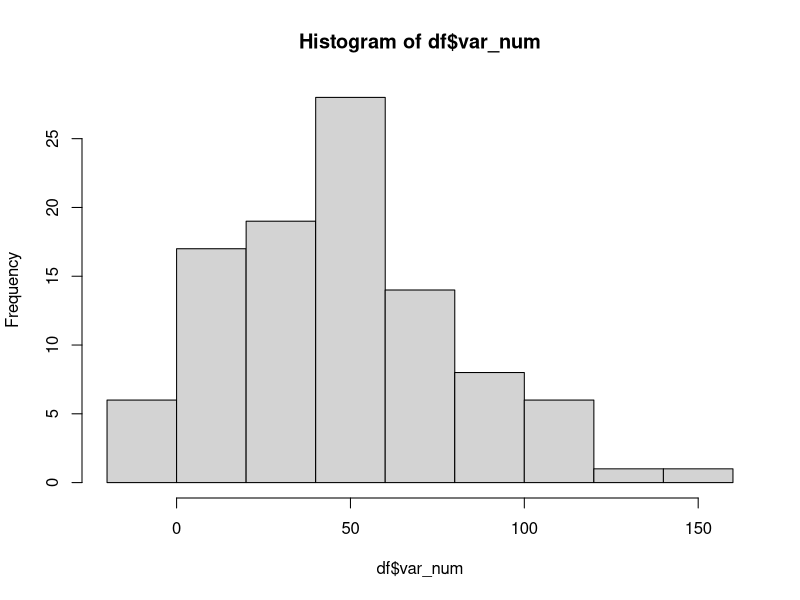
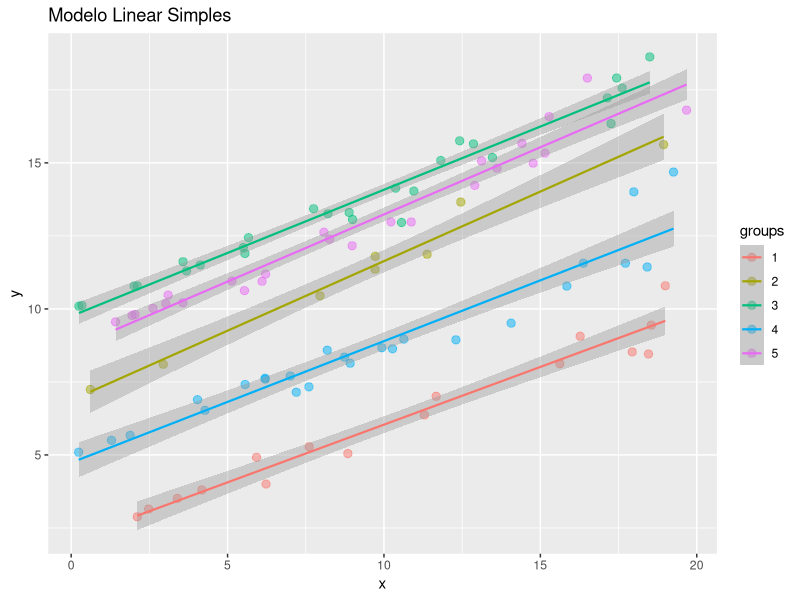
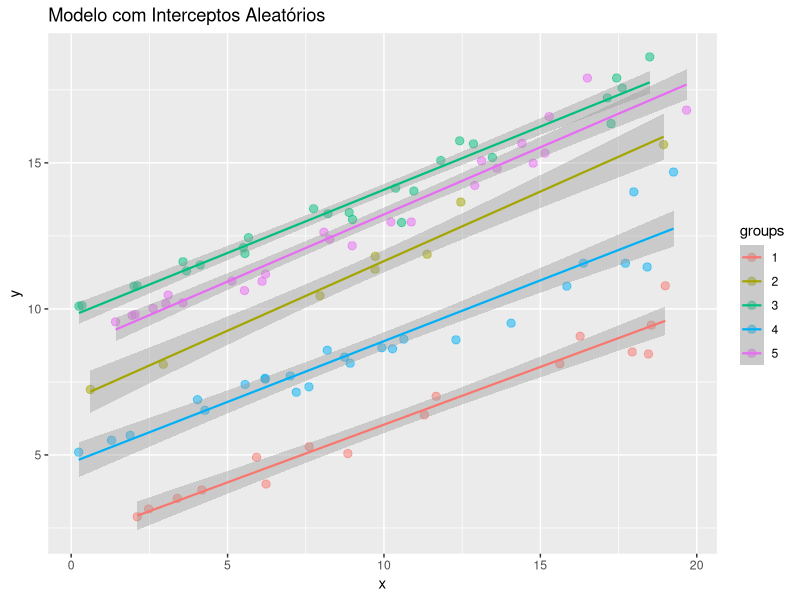
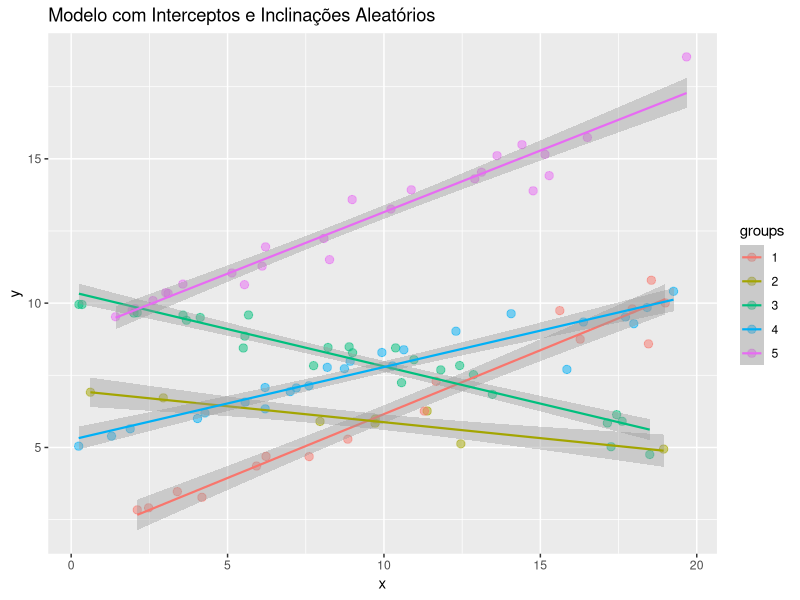
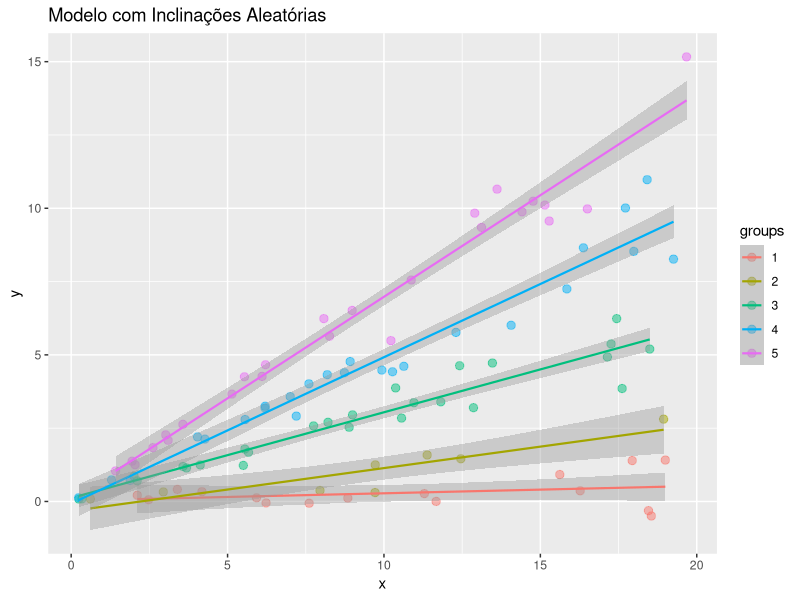
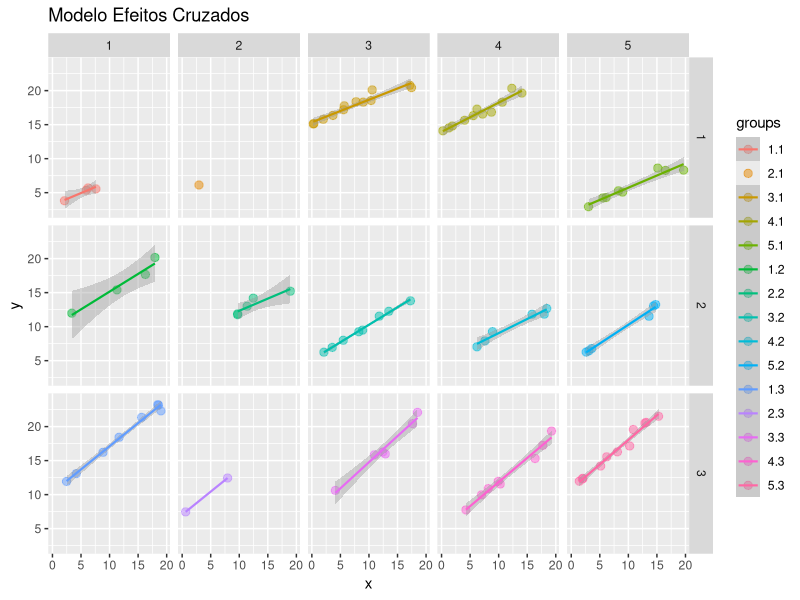
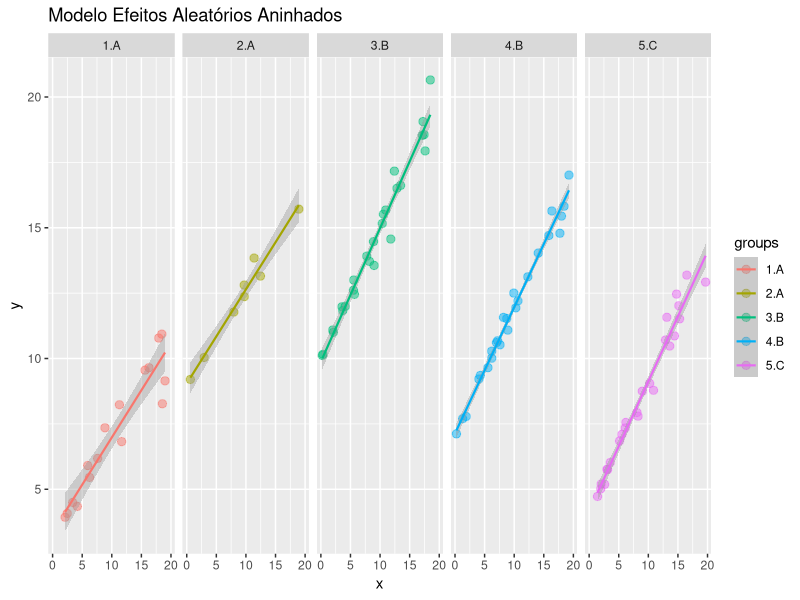

Recreate these plots in R, in order.
## ---- chunk 1
library(readxl) #Importar arquvios excel ==> read_excel(".xlsx)
library(dplyr)
library(tidyr) #manipulação de dados #pivot_longer
library(tibble) #manipulação de dados
library(broom) #tem a ver com a bibli tidy()

library(ggplot2) # para plotar graficos

## ---- chunk 2
tamanho_amostra = 100
## ---- chunk 3
# Tamanho da amostra
n = tamanho_amostra / 2

# Criando uma coluna de desfecho (não/sim)
desfecho = c(rep("não", n), rep("sim", n))

# Filtros para separar os grupos
filtro_nao = desfecho == "não"
filtro_sim = desfecho == "sim"

# Criando um DataFrame vazio com a coluna 'desfecho'
df = data.frame(desfecho = desfecho)

cbind(n = table(df$desfecho), prop = prop.table(table(df$desfecho)))
## ---- chunk 4
tabela <- function(coluna){
  nome_coluna <- deparse(substitute(coluna))
  resultado <- cbind(n = table(coluna), prop = prop.table(table(coluna)))
  cat("Nome da coluna:", nome_coluna, "\n")
  resultado
}

# TESTANDO
# Substitua `df$desfecho` pelo nome real do dataframe e coluna que você está usando.
tabela(df$desfecho)

## ---- chunk 5
# Desfecho numerico
df$desfecho_num = NA
df$desfecho_num[filtro_nao] = round(rnorm(n, mean = 30, sd = 40))
df$desfecho_num[filtro_sim] = round(rnorm(n, mean = 60, sd = 40))

# Idade
df$idade = NA
df$idade[filtro_nao] = round(rnorm(n, mean = 30, sd = 10))
df$idade[filtro_sim] = round(rnorm(n, mean = 60, sd = 40))

df$terceira_idade = ifelse(df$idade >= 65, 1, 0)
df$idade_media = ifelse(df$idade >= mean(df$idade), 1, 0)

# Altura
df$altura = NA
df$altura[filtro_nao] = rpois(n, 150)
df$altura[filtro_sim] = rpois(n, 180)
df$altura = df$altura/100

df$alto = ifelse(df$altura >= 1.8, 1, 0)
df$alto_media = ifelse(df$altura >= mean(df$altura), 1, 0)

# Peso
df$peso = NA
df$peso[filtro_nao] = round(rnorm(n, mean = 50, sd = 20))
df$peso[filtro_sim] = round(rnorm(n, mean = 80, sd = 20))

df$peso_media = ifelse(df$peso >= mean(df$peso), 1, 0)

df$imc = df$peso / (df$altura^2)
df$obeso = ifelse(df$imc >= 35, 1, 0)

# Preenchendo os dados categóricos
df$genero = NA
df$genero[filtro_nao] = sample(c("F", "M"), size = n, replace = TRUE, prob = c(0.7, 0.3))
df$genero[filtro_sim] = sample(c("F", "M"), size = n, replace = TRUE, prob = c(0.4, 0.6))
tabela(df$genero)

df$genero_pcr = NA
df$genero_pcr[filtro_nao] = sample(c("F", "M"), size = n, replace = TRUE, prob = c(0.7, 0.3))
df$genero_pcr[filtro_sim] = sample(c("F", "M"), size = n, replace = TRUE, prob = c(0.4, 0.6))
tabela(df$genero_pcr)

df$tabagismo = NA
df$tabagismo[filtro_nao] = sample(c("não", "sim"), size = n, replace = TRUE, prob = c(0.4, 0.6))
df$tabagismo[filtro_sim] = sample(c("não", "sim"), size = n, replace = TRUE, prob = c(0.3, 0.7))
tabela(df$tabagismo)

df$avc_previo = NA
df$avc_previo[filtro_nao] = sample(c("não", "sim"), size = n, replace = TRUE, prob = c(0.3, 0.7))
df$avc_previo[filtro_sim] = sample(c("não", "sim"), size = n, replace = TRUE, prob = c(0.5, 0.5))
tabela(df$avc_previo)

df$hipo = NA
df$hipo[filtro_nao] = sample(c("não", "sim"), size = n, replace = TRUE, prob = c(0.2, 0.8))
df$hipo[filtro_sim] = sample(c("não", "sim"), size = n, replace = TRUE, prob = c(0.3, 0.7))
tabela(df$hipo)

df$has = NA
df$has[filtro_nao] = sample(c("não", "sim"), size = n, replace = TRUE, prob = c(0.5, 0.5))
df$has[filtro_sim] = sample(c("não", "sim"), size = n, replace = TRUE, prob = c(0.2, 0.8))
tabela(df$has)

df$dm = NA
df$dm[filtro_nao] = sample(c("não", "sim"), size = n, replace = TRUE, prob = c(0.8, 0.2))
df$dm[filtro_sim] = sample(c("não", "sim"), size = n, replace = TRUE, prob = c(0.3, 0.7))
tabela(df$dm)

df$doenca_cardiaca = NA
df$doenca_cardiaca[filtro_nao] = sample(c("não", "sim"), size = n, replace = TRUE, prob = c(0.2, 0.8))
df$doenca_cardiaca[filtro_sim] = sample(c("não", "sim"), size = n, replace = TRUE, prob = c(0.6, 0.4))
tabela(df$doenca_cardiaca)

df$asa = NA
df$asa[filtro_nao] = sample(c("1", "2", "3"), size = n, replace = TRUE)
df$asa[filtro_sim] = sample(c("1", "2", "3"), size = n, replace = TRUE, prob = c(0.2, 0.3, 0.5))
tabela(df$asa)

df$FC = NA
df$FC[filtro_nao] = runif(n, min = 50, max = 90)
df$FC[filtro_sim] = runif(n, min = 30, max = 140)
## ---- chunk 6
df$tratamentos[filtro_nao] = sample(c('A','B','C'), size = n, replace = TRUE, prob = c(0.6, 0.3, 0.1))
df$tratamentos[filtro_sim] = sample(c('A','B','C'), size = n, replace = TRUE, prob = c(0.1, 0.3, 0.6))
tabela(df$tratamentos)

filtro_A = df$tratamentos == "A"
filtro_B = df$tratamentos == "B"
filtro_C = df$tratamentos == "C"
## ---- chunk 7
# Preenchendo os momentos
df$momento_1 = rnorm(tamanho_amostra, mean = 50, sd = 10) #runif(tamanho_amostra, min = 0, max = 100)

df$momento_2 = df$momento_1
df$momento_2[filtro_A] = df$momento_2[filtro_A] + rnorm(sum(filtro_A), mean = 50, sd = 10)
df$momento_2[filtro_B] = df$momento_2[filtro_B] + rnorm(sum(filtro_B), mean = 65, sd = 10)
df$momento_2[filtro_C] = df$momento_2[filtro_C] - rnorm(sum(filtro_C), mean = 90, sd = 10)

df$momento_3 = df$momento_2
df$momento_3[filtro_A] = df$momento_3[filtro_A] - rnorm(sum(filtro_A), mean = 70, sd = 10)
df$momento_3[filtro_B] = df$momento_3[filtro_B] + rnorm(sum(filtro_B), mean = 40, sd = 10)
df$momento_3[filtro_C] = df$momento_3[filtro_C] + rnorm(sum(filtro_C), mean = 100, sd = 10)

df$var_num = NA
df$var_num[filtro_nao] = round(rnorm(n, mean = 45, sd = 30))
df$var_num[filtro_sim] = round(rnorm(n, mean = 60, sd = 30))
hist(df$var_num)
## ---- chunk 8
#### Arrumando niveis
for (coluna in names(df)){
  classe = df[[coluna]] %>% class()
  levels = df[[coluna]] %>% as.factor() %>% levels()
  qtd_levels = levels %>% length()
  
  if (classe == 'numeric' & qtd_levels <= 3){
    df[[coluna]] = df[[coluna]] %>% as.factor()
  }
  else if ((classe == 'character' |  classe == 'factor') & qtd_levels == 2){
    df[[coluna]] = as.factor(df[[coluna]])
    df[[coluna]] = as.numeric(df[[coluna]]) - 1
    df[[coluna]] = as.factor(df[[coluna]])
  }
  else if (classe == 'character'){
    df[[coluna]] = df[[coluna]] %>% as.factor()
  }
}
## ---- chunk 9
df$fixed_effects = runif(tamanho_amostra, min = 0, max = 20)
df$group = sample(c(1:5), size = tamanho_amostra, replace = TRUE)

filtro_1 = df$group == 1
filtro_2 = df$group == 2
filtro_3 = df$group == 3
filtro_4 = df$group == 4
filtro_5 = df$group == 5
## ---- chunk 10
df$response = NA
df$response[filtro_1] = df$fixed_effects[filtro_1] * rnorm(sum(filtro_1), mean=0.4, sd=0.05) + 2
df$response[filtro_2] = df$fixed_effects[filtro_2] * rnorm(sum(filtro_2), mean=0.4, sd=0.05) + 7
df$response[filtro_3] = df$fixed_effects[filtro_3] * rnorm(sum(filtro_3), mean=0.4, sd=0.05) + 10
df$response[filtro_4] = df$fixed_effects[filtro_4] * rnorm(sum(filtro_4), mean=0.4, sd=0.05) + 5
df$response[filtro_5] = df$fixed_effects[filtro_5] * rnorm(sum(filtro_5), mean=0.4, sd=0.05) + 9
## ---- chunk 11
ggplot(df, aes(x = fixed_effects, y = response, color = as.factor(group))) +
  geom_point(alpha=0.5, size=2.5) +
  geom_smooth(method = "lm", se=TRUE, size = 0.75) +
  labs(title = "Modelo Linear Simples", x='x', y='y', color='groups')

ggplot(df, aes(x = fixed_effects, y = response, color = as.factor(group))) +
  geom_point(alpha=0.5, size=2.5) +
  geom_smooth(method = "lm", se=TRUE, size = 0.75) +
  labs(title = "Modelo com Interceptos Aleatórios", x='x', y='y', color='groups')
## ---- chunk 12
df$response2 = NA
df$response2[filtro_1] = df$fixed_effects[filtro_1] * rnorm(sum(filtro_1), mean=0.4, sd=0.05) + 2
df$response2[filtro_2] = df$fixed_effects[filtro_2] * rnorm(sum(filtro_2), mean=-0.1, sd=0.05) + 7
df$response2[filtro_3] = df$fixed_effects[filtro_3] * rnorm(sum(filtro_3), mean=-0.2, sd=0.05) + 10
df$response2[filtro_4] = df$fixed_effects[filtro_4] * rnorm(sum(filtro_4), mean=0.3, sd=0.05) + 5
df$response2[filtro_5] = df$fixed_effects[filtro_5] * rnorm(sum(filtro_5), mean=0.4, sd=0.05) + 9

ggplot(df, aes(x = fixed_effects, y = response2, color = as.factor(group))) +
  geom_point(alpha=0.5, size=2.5) +
  geom_smooth(method = "lm", se=TRUE, size = 0.75) +
  labs(title = "Modelo com Interceptos e Inclinações Aleatórios", x='x', y='y', color='groups')
## ---- chunk 13
df$response3 = NA
df$response3[filtro_1] = df$fixed_effects[filtro_1] * rnorm(sum(filtro_1), mean=0.05, sd=0.05)
df$response3[filtro_2] = df$fixed_effects[filtro_2] * rnorm(sum(filtro_2), mean=0.1, sd=0.05)
df$response3[filtro_3] = df$fixed_effects[filtro_3] * rnorm(sum(filtro_3), mean=0.3, sd=0.05)
df$response3[filtro_4] = df$fixed_effects[filtro_4] * rnorm(sum(filtro_4), mean=0.5, sd=0.05)
df$response3[filtro_5] = df$fixed_effects[filtro_5] * rnorm(sum(filtro_5), mean=0.7, sd=0.05)

ggplot(df, aes(x = fixed_effects, y = response3, color = as.factor(group))) +
  geom_point(alpha=0.5, size=2.5) +
  geom_smooth(method = "lm", se=TRUE, size = 0.75) +
  labs(title = "Modelo com Inclinações Aleatórias", x='x', y='y', color='groups')
## ---- chunk 14
df$group2 = sample(c(1:3), size = tamanho_amostra, replace = TRUE)
df$response4 = NA

filtro_1 = df$group == 1 & df$group2 == 1
filtro_2 = df$group == 2 & df$group2 == 1
filtro_3 = df$group == 3 & df$group2 == 1
filtro_4 = df$group == 4 & df$group2 == 1
filtro_5 = df$group == 5 & df$group2 == 1
df$response4[filtro_1] = df$fixed_effects[filtro_1] * rnorm(sum(filtro_1), mean=0.4, sd=0.05) + 3
df$response4[filtro_2] = df$fixed_effects[filtro_2] * rnorm(sum(filtro_2), mean=0.4, sd=0.05) + 5
df$response4[filtro_3] = df$fixed_effects[filtro_3] * rnorm(sum(filtro_3), mean=0.4, sd=0.05) + 15
df$response4[filtro_4] = df$fixed_effects[filtro_4] * rnorm(sum(filtro_4), mean=0.4, sd=0.05) + 14
df$response4[filtro_5] = df$fixed_effects[filtro_5] * rnorm(sum(filtro_5), mean=0.4, sd=0.05) + 2

filtro_1 = df$group == 1 & df$group2 == 2
filtro_2 = df$group == 2 & df$group2 == 2
filtro_3 = df$group == 3 & df$group2 == 2
filtro_4 = df$group == 4 & df$group2 == 2
filtro_5 = df$group == 5 & df$group2 == 2
df$response4[filtro_1] = df$fixed_effects[filtro_1] * rnorm(sum(filtro_1), mean=0.5, sd=0.05) + 10
df$response4[filtro_2] = df$fixed_effects[filtro_2] * rnorm(sum(filtro_2), mean=0.5, sd=0.05) + 7
df$response4[filtro_3] = df$fixed_effects[filtro_3] * rnorm(sum(filtro_3), mean=0.5, sd=0.05) + 5
df$response4[filtro_4] = df$fixed_effects[filtro_4] * rnorm(sum(filtro_4), mean=0.5, sd=0.05) + 4
df$response4[filtro_5] = df$fixed_effects[filtro_5] * rnorm(sum(filtro_5), mean=0.5, sd=0.05) + 5

filtro_1 = df$group == 1 & df$group2 == 3
filtro_2 = df$group == 2 & df$group2 == 3
filtro_3 = df$group == 3 & df$group2 == 3
filtro_4 = df$group == 4 & df$group2 == 3
filtro_5 = df$group == 5 & df$group2 == 3
df$response4[filtro_1] = df$fixed_effects[filtro_1] * rnorm(sum(filtro_1), mean=0.7, sd=0.05) + 10
df$response4[filtro_2] = df$fixed_effects[filtro_2] * rnorm(sum(filtro_2), mean=0.7, sd=0.05) + 7
df$response4[filtro_3] = df$fixed_effects[filtro_3] * rnorm(sum(filtro_3), mean=0.7, sd=0.05) + 8
df$response4[filtro_4] = df$fixed_effects[filtro_4] * rnorm(sum(filtro_4), mean=0.7, sd=0.05) + 5
df$response4[filtro_5] = df$fixed_effects[filtro_5] * rnorm(sum(filtro_5), mean=0.7, sd=0.05) + 11

df$group = factor(df$group)
df$group2 = factor(df$group2)
df$inter_ <- factor(interaction(df$group, df$group2))

ggplot(df, aes(x = fixed_effects, y = response4, color=inter_)) +
  geom_point(alpha=0.5, size=2.5) +
  geom_smooth(method = "lm", se=TRUE, size = 0.75) +
  facet_grid(group2~group) +
  labs(title = "Modelo Efeitos Cruzados", x='x', y='y', color='groups')
## ---- chunk 15
df$group1 = NA
filtro_1 = df$group == 1 | df$group == 2
filtro_2 = df$group == 3 | df$group == 4
filtro_3 = df$group == 5
df$group1[filtro_1] = 'A'
df$group1[filtro_2] = 'B'
df$group1[filtro_3] = 'C'

filtro_1 = df$group1 == 'A' & df$group == 1
filtro_2 = df$group1 == 'A' & df$group == 2
df$response5[filtro_1] = df$fixed_effects[filtro_1] * rnorm(sum(filtro_1), mean=0.4, sd=0.05) + 3
df$response5[filtro_2] = df$fixed_effects[filtro_2] * rnorm(sum(filtro_2), mean=0.4, sd=0.05) + 9

filtro_1 = df$group1 == 'B' & df$group == 3
filtro_2 = df$group1 == 'B' & df$group == 4
df$response5[filtro_1] = df$fixed_effects[filtro_1] * rnorm(sum(filtro_1), mean=0.5, sd=0.05) + 10
df$response5[filtro_2] = df$fixed_effects[filtro_2] * rnorm(sum(filtro_2), mean=0.5, sd=0.05) + 7

filtro_1 = df$group1 == 'C'
df$response5[filtro_1] = df$fixed_effects[filtro_1] * rnorm(sum(filtro_1), mean=0.5, sd=0.05) + 4

df$group1 = as.factor(df$group1)
df$inter_ <- factor(interaction(df$group, df$group1))
ggplot(df, aes(x = fixed_effects, y = response5, color=interaction(group, group1))) +
  geom_point(alpha=0.5, size=2.5) +
  geom_smooth(method = "lm", se=TRUE, size = 0.75) +
  facet_grid(~inter_) +
  labs(title = "Modelo Efeitos Aleatórios Aninhados", x='x', y='y', color='groups')
## ---- chunk 16
df$group = factor(df$group)
df$group1 = factor(df$group1)
df$group2 = factor(df$group2)
